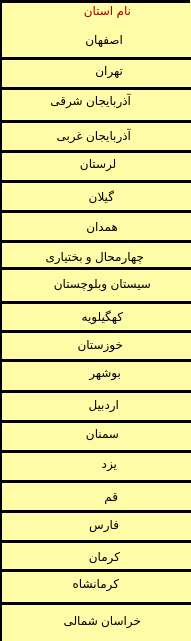
   <widget class="QWidget" name="widget" native="true">
    <property name="geometry">
     <rect>
      <x>420</x>
      <y>0</y>
      <width>191</width>
      <height>641</height>
     </rect>
    </property>
    <property name="styleSheet">
     <string notr="true">background-color: rgb(85, 170, 255);
background-color: rgb(255, 252, 167);</string>
    </property>
    <widget class="QLabel" name="label_22">
     <property name="geometry">
      <rect>
       <x>70</x>
       <y>0</y>
       <width>61</width>
       <height>20</height>
      </rect>
     </property>
     <property name="styleSheet">
      <string notr="true">color: rgb(0, 0, 0);
color: rgb(170, 0, 0);</string>
     </property>
     <property name="text">
      <string>نام استان</string>
     </property>
    </widget>
    <widget class="QLabel" name="label_25">
     <property name="geometry">
      <rect>
       <x>60</x>
       <y>29</y>
       <width>63</width>
       <height>21</height>
      </rect>
     </property>
     <property name="styleSheet">
      <string notr="true">color: rgb(0, 0, 0);</string>
     </property>
     <property name="text">
      <string>اصفهان</string>
     </property>
    </widget>
    <widget class="Line" name="line_27">
     <property name="geometry">
      <rect>
       <x>0</x>
       <y>57</y>
       <width>191</width>
       <height>3</height>
      </rect>
     </property>
     <property name="styleSheet">
      <string notr="true">background-color: rgb(0, 0, 0);</string>
     </property>
     <property name="orientation">
      <enum>Qt::Horizontal</enum>
     </property>
    </widget>
    <widget class="QLabel" name="label_26">
     <property name="geometry">
      <rect>
       <x>60</x>
       <y>60</y>
       <width>63</width>
       <height>20</height>
      </rect>
     </property>
     <property name="styleSheet">
      <string notr="true">color: rgb(0, 0, 0);</string>
     </property>
     <property name="text">
      <string>تهران</string>
     </property>
    </widget>
    <widget class="Line" name="line_28">
     <property name="geometry">
      <rect>
       <x>0</x>
       <y>87</y>
       <width>191</width>
       <height>3</height>
      </rect>
     </property>
     <property name="styleSheet">
      <string notr="true">background-color: rgb(0, 0, 0);</string>
     </property>
     <property name="orientation">
      <enum>Qt::Horizontal</enum>
     </property>
    </widget>
    <widget class="QLabel" name="label_27">
     <property name="geometry">
      <rect>
       <x>30</x>
       <y>90</y>
       <width>101</width>
       <height>20</height>
      </rect>
     </property>
     <property name="styleSheet">
      <string notr="true">color: rgb(0, 0, 0);</string>
     </property>
     <property name="text">
      <string>آذربایجان شرقی</string>
     </property>
    </widget>
    <widget class="Line" name="line_29">
     <property name="geometry">
      <rect>
       <x>0</x>
       <y>120</y>
       <width>192</width>
       <height>3</height>
      </rect>
     </property>
     <property name="styleSheet">
      <string notr="true">background-color: rgb(0, 0, 0);</string>
     </property>
     <property name="orientation">
      <enum>Qt::Horizontal</enum>
     </property>
    </widget>
    <widget class="QLabel" name="label_28">
     <property name="geometry">
      <rect>
       <x>30</x>
       <y>125</y>
       <width>101</width>
       <height>20</height>
      </rect>
     </property>
     <property name="styleSheet">
      <string notr="true">color: rgb(0, 0, 0);</string>
     </property>
     <property name="text">
      <string>آذربایجان غربی</string>
     </property>
    </widget>
    <widget class="Line" name="line_30">
     <property name="geometry">
      <rect>
       <x>0</x>
       <y>150</y>
       <width>192</width>
       <height>3</height>
      </rect>
     </property>
     <property name="styleSheet">
      <string notr="true">background-color: rgb(0, 0, 0);</string>
     </property>
     <property name="orientation">
      <enum>Qt::Horizontal</enum>
     </property>
    </widget>
    <widget class="QLabel" name="label_29">
     <property name="geometry">
      <rect>
       <x>72</x>
       <y>153</y>
       <width>51</width>
       <height>20</height>
      </rect>
     </property>
     <property name="styleSheet">
      <string notr="true">color: rgb(0, 0, 0);</string>
     </property>
     <property name="text">
      <string>  لرستان</string>
     </property>
    </widget>
    <widget class="Line" name="line_31">
     <property name="geometry">
      <rect>
       <x>0</x>
       <y>180</y>
       <width>192</width>
       <height>3</height>
      </rect>
     </property>
     <property name="styleSheet">
      <string notr="true">background-color: rgb(0, 0, 0);</string>
     </property>
     <property name="orientation">
      <enum>Qt::Horizontal</enum>
     </property>
    </widget>
    <widget class="QLabel" name="label_30">
     <property name="geometry">
      <rect>
       <x>73</x>
       <y>186</y>
       <width>41</width>
       <height>20</height>
      </rect>
     </property>
     <property name="styleSheet">
      <string notr="true">color: rgb(0, 0, 0);</string>
     </property>
     <property name="text">
      <string>گیلان</string>
     </property>
    </widget>
    <widget class="Line" name="line_32">
     <property name="geometry">
      <rect>
       <x>0</x>
       <y>210</y>
       <width>192</width>
       <height>3</height>
      </rect>
     </property>
     <property name="styleSheet">
      <string notr="true">background-color: rgb(0, 0, 0);</string>
     </property>
     <property name="orientation">
      <enum>Qt::Horizontal</enum>
     </property>
    </widget>
    <widget class="QLabel" name="label_31">
     <property name="geometry">
      <rect>
       <x>57</x>
       <y>216</y>
       <width>61</width>
       <height>20</height>
      </rect>
     </property>
     <property name="styleSheet">
      <string notr="true">color: rgb(0, 0, 0);</string>
     </property>
     <property name="text">
      <string>همدان</string>
     </property>
    </widget>
    <widget class="Line" name="line_33">
     <property name="geometry">
      <rect>
       <x>0</x>
       <y>240</y>
       <width>192</width>
       <height>3</height>
      </rect>
     </property>
     <property name="styleSheet">
      <string notr="true">background-color: rgb(0, 0, 0);</string>
     </property>
     <property name="orientation">
      <enum>Qt::Horizontal</enum>
     </property>
    </widget>
    <widget class="QLabel" name="label_32">
     <property name="geometry">
      <rect>
       <x>23</x>
       <y>246</y>
       <width>121</width>
       <height>20</height>
      </rect>
     </property>
     <property name="styleSheet">
      <string notr="true">color: rgb(0, 0, 0);</string>
     </property>
     <property name="text">
      <string>چهارمحال و بختیاری</string>
     </property>
    </widget>
    <widget class="Line" name="line_34">
     <property name="geometry">
      <rect>
       <x>0</x>
       <y>267</y>
       <width>192</width>
       <height>3</height>
      </rect>
     </property>
     <property name="styleSheet">
      <string notr="true">background-color: rgb(0, 0, 0);</string>
     </property>
     <property name="orientation">
      <enum>Qt::Horizontal</enum>
     </property>
    </widget>
    <widget class="QLabel" name="label_33">
     <property name="geometry">
      <rect>
       <x>30</x>
       <y>273</y>
       <width>121</width>
       <height>20</height>
      </rect>
     </property>
     <property name="styleSheet">
      <string notr="true">color: rgb(0, 0, 0);</string>
     </property>
     <property name="text">
      <string>سیستان وبلوچستان</string>
     </property>
    </widget>
    <widget class="Line" name="line_35">
     <property name="geometry">
      <rect>
       <x>0</x>
       <y>301</y>
       <width>192</width>
       <height>3</height>
      </rect>
     </property>
     <property name="styleSheet">
      <string notr="true">background-color: rgb(0, 0, 0);</string>
     </property>
     <property name="orientation">
      <enum>Qt::Horizontal</enum>
     </property>
    </widget>
    <widget class="QLabel" name="label_34">
     <property name="geometry">
      <rect>
       <x>60</x>
       <y>306</y>
       <width>63</width>
       <height>20</height>
      </rect>
     </property>
     <property name="styleSheet">
      <string notr="true">color: rgb(0, 0, 0);</string>
     </property>
     <property name="text">
      <string>کهگیلویه</string>
     </property>
    </widget>
    <widget class="Line" name="line_36">
     <property name="geometry">
      <rect>
       <x>0</x>
       <y>330</y>
       <width>192</width>
       <height>3</height>
      </rect>
     </property>
     <property name="styleSheet">
      <string notr="true">background-color: rgb(0, 0, 0);</string>
     </property>
     <property name="orientation">
      <enum>Qt::Horizontal</enum>
     </property>
    </widget>
    <widget class="QLabel" name="label_35">
     <property name="geometry">
      <rect>
       <x>60</x>
       <y>334</y>
       <width>63</width>
       <height>20</height>
      </rect>
     </property>
     <property name="styleSheet">
      <string notr="true">color: rgb(0, 0, 0);</string>
     </property>
     <property name="text">
      <string>خوزستان</string>
     </property>
    </widget>
    <widget class="Line" name="line_37">
     <property name="geometry">
      <rect>
       <x>0</x>
       <y>359</y>
       <width>192</width>
       <height>3</height>
      </rect>
     </property>
     <property name="styleSheet">
      <string notr="true">background-color: rgb(0, 0, 0);</string>
     </property>
     <property name="orientation">
      <enum>Qt::Horizontal</enum>
     </property>
    </widget>
    <widget class="QLabel" name="label_36">
     <property name="geometry">
      <rect>
       <x>60</x>
       <y>362</y>
       <width>61</width>
       <height>20</height>
      </rect>
     </property>
     <property name="styleSheet">
      <string notr="true">color: rgb(0, 0, 0);</string>
     </property>
     <property name="text">
      <string>بوشهر</string>
     </property>
    </widget>
    <widget class="Line" name="line_38">
     <property name="geometry">
      <rect>
       <x>0</x>
       <y>390</y>
       <width>192</width>
       <height>3</height>
      </rect>
     </property>
     <property name="styleSheet">
      <string notr="true">background-color: rgb(0, 0, 0);</string>
     </property>
     <property name="orientation">
      <enum>Qt::Horizontal</enum>
     </property>
    </widget>
    <widget class="QLabel" name="label_37">
     <property name="geometry">
      <rect>
       <x>56</x>
       <y>394</y>
       <width>63</width>
       <height>20</height>
      </rect>
     </property>
     <property name="styleSheet">
      <string notr="true">color: rgb(0, 0, 0);</string>
     </property>
     <property name="text">
      <string>اردبیل</string>
     </property>
    </widget>
    <widget class="Line" name="line_39">
     <property name="geometry">
      <rect>
       <x>0</x>
       <y>420</y>
       <width>192</width>
       <height>3</height>
      </rect>
     </property>
     <property name="styleSheet">
      <string notr="true">background-color: rgb(0, 0, 0);</string>
     </property>
     <property name="orientation">
      <enum>Qt::Horizontal</enum>
     </property>
    </widget>
    <widget class="QLabel" name="label_38">
     <property name="geometry">
      <rect>
       <x>56</x>
       <y>423</y>
       <width>63</width>
       <height>20</height>
      </rect>
     </property>
     <property name="styleSheet">
      <string notr="true">color: rgb(0, 0, 0);</string>
     </property>
     <property name="text">
      <string>سمنان</string>
     </property>
    </widget>
    <widget class="Line" name="line_40">
     <property name="geometry">
      <rect>
       <x>0</x>
       <y>450</y>
       <width>192</width>
       <height>3</height>
      </rect>
     </property>
     <property name="styleSheet">
      <string notr="true">background-color: rgb(0, 0, 0);</string>
     </property>
     <property name="orientation">
      <enum>Qt::Horizontal</enum>
     </property>
    </widget>
    <widget class="QLabel" name="label_39">
     <property name="geometry">
      <rect>
       <x>86</x>
       <y>453</y>
       <width>31</width>
       <height>20</height>
      </rect>
     </property>
     <property name="styleSheet">
      <string notr="true">color: rgb(0, 0, 0);</string>
     </property>
     <property name="text">
      <string>یزد</string>
     </property>
    </widget>
    <widget class="Line" name="line_41">
     <property name="geometry">
      <rect>
       <x>0</x>
       <y>480</y>
       <width>192</width>
       <height>3</height>
      </rect>
     </property>
     <property name="styleSheet">
      <string notr="true">background-color: rgb(0, 0, 0);</string>
     </property>
     <property name="orientation">
      <enum>Qt::Horizontal</enum>
     </property>
    </widget>
    <widget class="QLabel" name="label_40">
     <property name="geometry">
      <rect>
       <x>55</x>
       <y>486</y>
       <width>63</width>
       <height>20</height>
      </rect>
     </property>
     <property name="styleSheet">
      <string notr="true">color: rgb(0, 0, 0);</string>
     </property>
     <property name="text">
      <string>قم</string>
     </property>
    </widget>
    <widget class="Line" name="line_42">
     <property name="geometry">
      <rect>
       <x>0</x>
       <y>510</y>
       <width>192</width>
       <height>3</height>
      </rect>
     </property>
     <property name="styleSheet">
      <string notr="true">background-color: rgb(0, 0, 0);</string>
     </property>
     <property name="orientation">
      <enum>Qt::Horizontal</enum>
     </property>
    </widget>
    <widget class="QLabel" name="label_41">
     <property name="geometry">
      <rect>
       <x>56</x>
       <y>514</y>
       <width>63</width>
       <height>20</height>
      </rect>
     </property>
     <property name="styleSheet">
      <string notr="true">color: rgb(0, 0, 0);</string>
     </property>
     <property name="text">
      <string>فارس</string>
     </property>
    </widget>
    <widget class="Line" name="line_43">
     <property name="geometry">
      <rect>
       <x>0</x>
       <y>540</y>
       <width>192</width>
       <height>3</height>
      </rect>
     </property>
     <property name="styleSheet">
      <string notr="true">background-color: rgb(0, 0, 0);</string>
     </property>
     <property name="orientation">
      <enum>Qt::Horizontal</enum>
     </property>
    </widget>
    <widget class="QLabel" name="label_42">
     <property name="geometry">
      <rect>
       <x>57</x>
       <y>546</y>
       <width>63</width>
       <height>20</height>
      </rect>
     </property>
     <property name="styleSheet">
      <string notr="true">color: rgb(0, 0, 0);</string>
     </property>
     <property name="text">
      <string>کرمان</string>
     </property>
    </widget>
    <widget class="Line" name="line_44">
     <property name="geometry">
      <rect>
       <x>0</x>
       <y>569</y>
       <width>192</width>
       <height>3</height>
      </rect>
     </property>
     <property name="styleSheet">
      <string notr="true">background-color: rgb(0, 0, 0);</string>
     </property>
     <property name="orientation">
      <enum>Qt::Horizontal</enum>
     </property>
    </widget>
    <widget class="QLabel" name="label_43">
     <property name="geometry">
      <rect>
       <x>57</x>
       <y>573</y>
       <width>62</width>
       <height>20</height>
      </rect>
     </property>
     <property name="styleSheet">
      <string notr="true">color: rgb(0, 0, 0);</string>
     </property>
     <property name="text">
      <string>کرمانشاه</string>
     </property>
    </widget>
    <widget class="Line" name="line_45">
     <property name="geometry">
      <rect>
       <x>0</x>
       <y>602</y>
       <width>192</width>
       <height>3</height>
      </rect>
     </property>
     <property name="styleSheet">
      <string notr="true">background-color: rgb(0, 0, 0);</string>
     </property>
     <property name="orientation">
      <enum>Qt::Horizontal</enum>
     </property>
    </widget>
    <widget class="QLabel" name="label_44">
     <property name="geometry">
      <rect>
       <x>40</x>
       <y>610</y>
       <width>101</width>
       <height>20</height>
      </rect>
     </property>
     <property name="styleSheet">
      <string notr="true">color: rgb(0, 0, 0);</string>
     </property>
     <property name="text">
      <string>خراسان شمالی</string>
     </property>
    </widget>
    <widget class="Line" name="line_5">
     <property name="geometry">
      <rect>
       <x>-1</x>
       <y>0</y>
       <width>3</width>
       <height>1290</height>
      </rect>
     </property>
     <property name="styleSheet">
      <string notr="true">background-color: rgb(0, 0, 0);</string>
     </property>
     <property name="orientation">
      <enum>Qt::Vertical</enum>
     </property>
    </widget>
    <widget class="Line" name="line_7">
     <property name="geometry">
      <rect>
       <x>2</x>
       <y>0</y>
       <width>188</width>
       <height>3</height>
      </rect>
     </property>
     <property name="styleSheet">
      <string notr="true">background-color: rgb(0, 0, 0);</string>
     </property>
     <property name="orientation">
      <enum>Qt::Horizontal</enum>
     </property>
    </widget>
   </widget>
